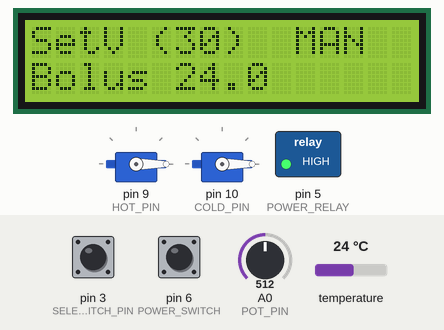
Simulated run of this program. Board: Arduino Uno, built with avr-gcc and run on an emulated ATmega328P. On the bench: 2 × servo, 16×2 character LCD, switched loads named in the program (green lamp = pin HIGH). The inputs (shaded band) are chosen by the test bench; at power-on: pin 3 (SELECTION_SWITCH_PIN) HIGH, pin 6 (POWER_SWITCH) HIGH, A0 (POT_PIN) = 512, temperature 24 °C. What the program prints to the serial monitor is not drawn.

Above: at 5.0 s.
5.1 s: pin 3 (SELECTION_SWITCH_PIN) pulled LOW for 0.15 s
At 5.7 s:
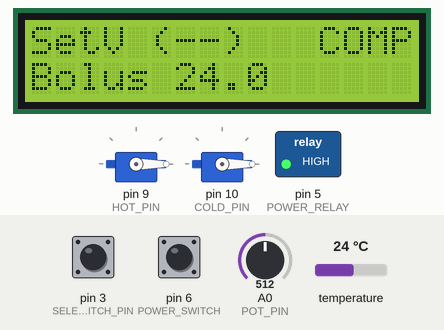
7.5 s: pin 6 (POWER_SWITCH) pulled LOW for 3.2 s
At 11.6 s:
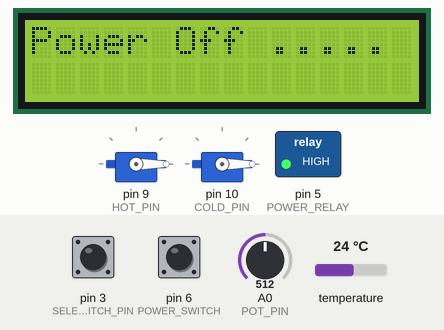
12.2 s: pin 3 (SELECTION_SWITCH_PIN) pulled LOW for 3.2 s
At 15.2 s:
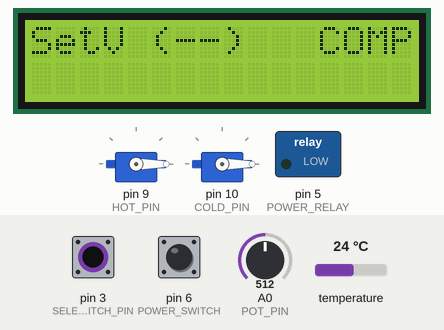
17.0 s: A0 (POT_PIN) set to 716
At 17.6 s:
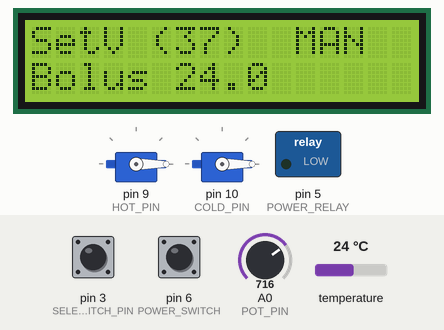
18.5 s: A0 (POT_PIN) set to 900
At 19.4 s:
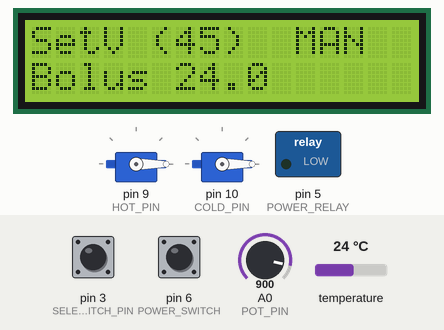
20.0 s: A0 (POT_PIN) set to 1023
At 21.3 s:
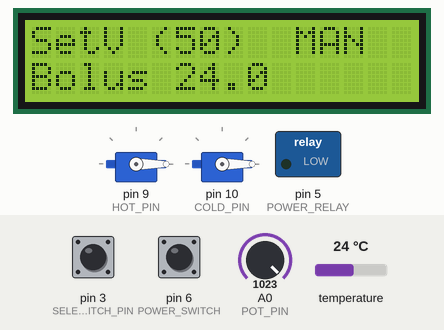
Timing chart, 0 to 22.6 s (numbered marks = the images above; inputs shaded):
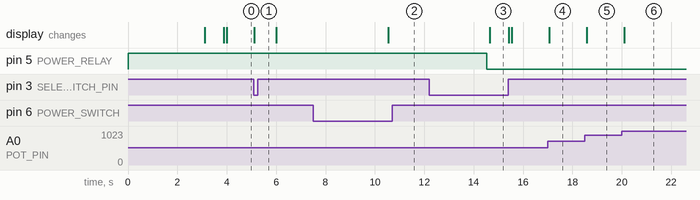

The program:

main.cpp
```cpp
/*****************************************************************
 *  This software is used to control the bolus heat/cooling system
 *  It consist of following hardware:
 *  1 pcs Arduino UNO
 *  1 pcs LCD Display 2 x 16 characters type "JHED162A or simular"
 *  1 pcs I2C to paralell converter
 *  2 pcs Digaital servo 25Kg metal gear, 4.8 - 6.8 V
 *  2 pcs temp sensors type Dallas DS18B20
 *  1 pcs switch
 *  1 pcs of 5V relay
 *  1 pcs Power supply 12V 3A
 *  1 pcs DC/DC (12 -> 6.8V) used by servos
 *
 ***************************************************************/

#define VERSION "2023-04-11"

#include <Arduino.h>

#include <LiquidCrystal_I2C.h>
#include <OneWire.h>
#include <DallasTemperature.h>
#include <Servo.h>

float GetTemp(int);
float CalibrateTemperatur(int, float);
float Trim_temperature(float);
void SetBallValve(int, int);
int  GetCommand(void);
void AdjustTemperature(int);


#define SERIAL_SPEED 9600  // Speed serial port

#define ZERO 0
#define NONE -1      // No command from computer
#define MIN_TEMP 10  // 10 degrees Celsius
#define MAX_TEMP 50  // 50 degrees Celsius

// Power pins
#define POWER_RELAY 5 // Relay holding the system power
#define POWER_SWITCH  6 // Power switch signal

// Valve parameters
#define COLD_VALVE 0
#define HOT_VALVE 1
#define CLOSE_COLD_VALVE 0      //105
#define CLOSE_HOT_VALVE  0      //105 PWM values -> Closed 0 Max open 105

// Servo connections PWM pins
#define HOT_PIN  9
#define COLD_PIN 10
// Setup servos
Servo HotServo;
Servo ColdServo;

// Setup a oneWire instance to communicate with any Temperature device
#define ONE_WIRE_BUS 2                        // Data wire is plugged into digital pin 2 on the Arduino using 4k7 pullup
#define TEMP_PRIMARY  0
#define TEMP_SECONDARY 1

// Calibration of sensors
#define TEMP_PRIMARY_RAW_HIGH 98.3            // Here is the calibration messurement boiling water
#define TEMP_PRIMARY_RAW_LOW 0.06             // Here is the calibration messurement ice water
#define TEMP_PRIMARY_REFERENCE_HIGH 99.9      // Constant
#define TEMP_PRIMARY_REFERENCE_LOW 0.0        // Constant
#define TEMP_PRIMARY_RAW_RANGE TEMP_PRIMARY_RAW_HIGH-TEMP_PRIMARY_RAW_LOW
#define TEMP_PRIMARY_REFERENCE_RANGE TEMP_PRIMARY_REFERENCE_HIGH-TEMP_PRIMARY_REFERENCE_LOW
#define TEMP_SECONDARY_RAW_HIGH 98.5          // Here is the calibration messurement boiling water
#define TEMP_SECONDARY_RAW_LOW 0.12           // Here is the calibration messurement ice water
#define TEMP_SECONDARY_REFERENCE_HIGH 99.9    // Constant
#define TEMP_SECONDARY_REFERENCE_LOW 0.0      // Constant
#define TEMP_SECONDARY_RAW_RANGE TEMP_SECONDARY_RAW_HIGH-TEMP_SECONDARY_RAW_LOW
#define TEMP_SECONDARY_REFERENCE_RANGE TEMP_SECONDARY_REFERENCE_HIGH-TEMP_SECONDARY_REFERENCE_LOW


//uint8_t secondary_temp_sensor[] = {0x28, 0xDC, 0x19, 0x27, 0x00, 0x00, 0x80, 0x52}; // Lab sensor
uint8_t primary_temp_sensor[] = {0x28, 0xED, 0x80, 0x7C, 0x20, 0x22, 0x09, 0x54};    // Primary temp sensor address
uint8_t secondary_temp_sensor[] = {0x28, 0xC2, 0x49, 0x7A, 0x20, 0x22, 0x09, 0x1E};  // Secondary temp sensor address

OneWire oneWire(ONE_WIRE_BUS);                // Make fysical connection
DallasTemperature sensors(&oneWire);          // Pass oneWire reference to DallasTemperature library

#define SELECTION_SWITCH_PIN 3                // Selection switch (Manual/computer temp setting)
bool ManMode;
#define MAN_MODE true;                        // Manual mode
#define COMP_MODE false;                      // Computer mode

#define POT_PIN A0                            // Potentiometer manual mode

// Setup LCD, I2C address 0x27, 16 column and 2 rows
#define I2C_ADDRESS  0x27                     // I2C to parallel address
#define ROWS 2                                // 2 rows display
#define COLUMN 16                             // 16 character
LiquidCrystal_I2C lcd(I2C_ADDRESS, COLUMN, ROWS); // Setup display
String  Mystring = "";                        // Temporary string used to handle the LCD display

// Flags
bool ManModeFlag = false;
bool PowerOffFlag = false;
bool ManZeroFlag = false;
bool CompZeroFlag = false;
bool PreviousMode;

unsigned long timer;                          // Used to calculate the Pushbutton time
int SetTemperature, temp = NONE;
int OldCommand = ZERO;                        // The last command from computer
int PotValue;
int OldManSetTemperature = ZERO;
int OldCompSetTemperature = ZERO;

void setup() {

  //Setup I/O-pins
  pinMode(SELECTION_SWITCH_PIN, INPUT_PULLUP);
  pinMode(POWER_SWITCH, INPUT_PULLUP);
  pinMode(POWER_RELAY, OUTPUT);

  // Power On
  digitalWrite(POWER_RELAY, HIGH);

  // Servo pins
  HotServo.attach(HOT_PIN);
  ColdServo.attach(COLD_PIN);

  // Setup serial port
  Serial.begin(SERIAL_SPEED);

  // Init Dallas sensor library (temp sensors)
  sensors.begin();

  // Initialize the LCD
  lcd.init();
  lcd.backlight();
  lcd.clear();                 // clear display
  lcd.setCursor(0, 0);         // move cursor to   (0, 0)
  lcd.print("Starting.....");  // Staring text

  // No water input yet,close valves
  SetBallValve(COLD_VALVE, CLOSE_COLD_VALVE);
  SetBallValve(HOT_VALVE, CLOSE_HOT_VALVE);
  delay(3000);                  // Wait for valves to close

  if(digitalRead(SELECTION_SWITCH_PIN)){  // Manual mode?
    PreviousMode = MAN_MODE;
    Mystring = "SetV (--)";
    Mystring.concat("  MAN");
  }else{                                  // Computer mode
  PreviousMode = COMP_MODE;
    Mystring = "SetV (--)";
    Mystring.concat("   COMP ");
  }
  lcd.setCursor(0, 0);                    // Setup screen
  lcd.print(Mystring);
  Mystring = "Bolus ";
  Mystring.concat(Trim_temperature(GetTemp(TEMP_SECONDARY)));
  Mystring.remove(10,1);                  // Skip hundredths decimal place
  lcd.setCursor(0, 1);
  lcd.print(Mystring);


}

void loop() {

  delay(100);


  ManMode = (bool)digitalRead(SELECTION_SWITCH_PIN);
  if(ManMode){
     ManModeFlag = true;
     PotValue = analogRead(POT_PIN);
    if(PotValue == ZERO && !ManZeroFlag){                    // No temp is choosen, close valves
      SetBallValve(COLD_VALVE, CLOSE_COLD_VALVE);
      SetBallValve(HOT_VALVE, CLOSE_HOT_VALVE);
      ManZeroFlag = true;
      Mystring = "SetV (--)";
      Mystring.concat("  MAN  ");
      lcd.setCursor(0, 0);
      lcd.print(Mystring);
    }else if(PotValue > ZERO){                        // Real temp value
      ManZeroFlag = false;
      SetTemperature = map(analogRead(POT_PIN), 0, 1023, 10, 50);   // From pot min to max, map to 10 to 50 °C
      if(OldManSetTemperature != SetTemperature){
        OldManSetTemperature = SetTemperature;
        Mystring = "SetV (";
        Mystring.concat(SetTemperature);
        Mystring.concat(")  MAN  ");
        lcd.setCursor(0, 0);
        lcd.print(Mystring);
      }
    }
  }else{ // Computer mode
    temp = GetCommand();
    if(ManModeFlag){                              // If manual mode before, go back to old computer value
      ManModeFlag = false;                        // Clean up man mode
      ManZeroFlag = false;                        // Clean up man mode
      OldManSetTemperature = ZERO;                // Clean up man mode
      temp = OldCompSetTemperature;               // Restore old value
      OldCompSetTemperature = ZERO;               // Enable new uppdate

      CompZeroFlag = false;                       // Enable new "ZERO value loop"
    }

    if(temp != NONE){                             //Is legal command is received
      SetTemperature = temp;
      Serial.println(OldCompSetTemperature);
      if(SetTemperature == ZERO && !CompZeroFlag){
        CompZeroFlag = true;
        OldCompSetTemperature = SetTemperature;
        SetBallValve(COLD_VALVE, CLOSE_COLD_VALVE);  // Close input water
        SetBallValve(HOT_VALVE, CLOSE_HOT_VALVE);
        Mystring = "SetV (--)";
        Mystring.concat("   COMP ");
        lcd.setCursor(0, 0);
        lcd.print(Mystring);
        Mystring = "Bolus ";
        Mystring.concat(Trim_temperature(GetTemp(TEMP_SECONDARY)));
        Mystring.remove(10,1);
        lcd.setCursor(0, 1);
        lcd.print(Mystring);

      }else if(SetTemperature >= MIN_TEMP && SetTemperature <= MAX_TEMP){ Serial.println(SetTemperature);
          if(OldCompSetTemperature != SetTemperature){
          CompZeroFlag = false;                          // Enable new "ZERO value loop"
          OldCompSetTemperature = SetTemperature;
          Mystring = "SetV (";
          Mystring.concat(SetTemperature);
          Mystring.concat(")   COMP ");
          lcd.setCursor(0, 0);
          lcd.print(Mystring);
          Mystring = "Bolus ";
          Mystring.concat(Trim_temperature(GetTemp(TEMP_SECONDARY)));
          Mystring.remove(10,1);
          lcd.setCursor(0, 1);
          lcd.print(Mystring);
        }

      }
    }
  }

  // regulate temperature
  // Uppdate set value Display


  if(!digitalRead(POWER_SWITCH)){   // Switch pressed?
    if(PowerOffFlag == false){
      PowerOffFlag = true;
      timer = millis();
    }else{
      if(millis() - timer > 3000){  // Switch pressed > 3sec, time to power off
        lcd.clear();
        lcd.setCursor(0, 0);
        lcd.print("Power Off .....");
        delay(4000);
        digitalWrite(POWER_RELAY, LOW); // Power off
      }
    }
  }

}

 /*******************************************************
* Read the temperatur sensor (water)
* Input:  Sensor number
* Return: Temperature in Celcius
*********************************************************/
float GetTemp(int sensor){

  float tempC = 0.0;

  sensors.requestTemperatures();
  if(sensor == TEMP_PRIMARY){
    tempC = sensors.getTempC(primary_temp_sensor);
  }else if(sensor == TEMP_SECONDARY){
    tempC = sensors.getTempC(secondary_temp_sensor);
  }
  return(tempC);
 }


/*******************************************************
* Trim temperature value to decimal 0 or 5
* if decimal is >= 5 integer will be incremented and
* decimal will be 0 else decimal will be 5.
* Input:  Sensor number, temperature raw value
* Return: Calibrated temp value
*********************************************************/
float CalibrateTemperatur(int sensor, float RawValue){

  float CorrectedValue;

  if(sensor == TEMP_PRIMARY){
    CorrectedValue = (((RawValue - TEMP_PRIMARY_RAW_LOW)* TEMP_PRIMARY_REFERENCE_RANGE)/TEMP_PRIMARY_RAW_RANGE)+TEMP_PRIMARY_REFERENCE_LOW;
  }else{  // default TEMP_SECONDARY
    CorrectedValue = (((RawValue - TEMP_SECONDARY_RAW_LOW)* TEMP_SECONDARY_REFERENCE_RANGE)/TEMP_SECONDARY_RAW_RANGE)+TEMP_SECONDARY_REFERENCE_LOW;
  }
  return(CorrectedValue);
}

/*******************************************************
* Trim temperature value to decimal 0 or 5
* if decimal is >= 5 integer will be incremented and
* decimal will be 0 else decimal will be 5.
* Input:  Temperature
* Return: Trimmed temperature
*********************************************************/
float Trim_temperature(float temperature){

  int temp_int, integer, decimal;

  temp_int = (int)(temperature * 10.0);
  integer = temp_int / 10;
  decimal = temp_int % 10;

  if(decimal > 5){
    integer++;
    decimal = 0;
  }else if(decimal <5){
    decimal = 0;
  }
  return((int)(integer * 10 + decimal)/10.0);
}

/*******************************************************
* Setts the ball valve to position
* Value could be xx - yy (closed to full opened)
* decimal will be 0 else decimal will be 5.
* Input:  Valve number, value
* Return: none
*********************************************************/
void SetBallValve(int valve, int value){

  if(valve == COLD_VALVE){
    ColdServo.write(value);
  }else{  // Default HOT_VALVE
    HotServo.write(value);
  }

}

/*******************************************************
* Check for new temperatur command
* Value could be 10 - 50 or -1 if no command is found
* Input:  none
* Return: Temp value or -1
*********************************************************/

int GetCommand(void){
  int temp = NONE;
  String TempString ="";

  if(Serial.available()){
    String buffer = Serial.readString();
    buffer.trim();
    if(buffer.charAt(0) == '#'){
      buffer.remove(0,1);
      if(buffer.charAt(0) == '?'){          // Computer waiting for temp value
        TempString = "#";
        TempString.concat(Trim_temperature(GetTemp(TEMP_SECONDARY)));
        TempString.remove(5,1);
        Serial.println(TempString);
      }else{                                // Computer have sen a message
        temp = buffer.toInt();
        if(!(temp == ZERO || (temp >= MIN_TEMP && temp <= MAX_TEMP))){  // Not leagal value?
          temp = NONE;
        }
      }
    }
  }
  return(temp);
}


/*******************************************************
* Adjust the bolus wather temp
* Value could be 10 - 50
* Input:  Tempersture set value
* Return: non
*********************************************************/

void AdjustTemperature(int SetValue){

}
```

Measured:
- after the input at 5.1 s, the display: changes at once (image 1)
- after the input at 7.5 s, the display: changes after 3.0 s (image 2)
- after the input at 12.2 s, the display: changes after 2.5 s (image 3)
- after the input at 17.0 s, the display: changes after 0.07 s (image 4)
- after the input at 18.5 s, the display: changes after 0.09 s (image 5)
- after the input at 20.0 s, the display: changes after 0.11 s (image 6)
